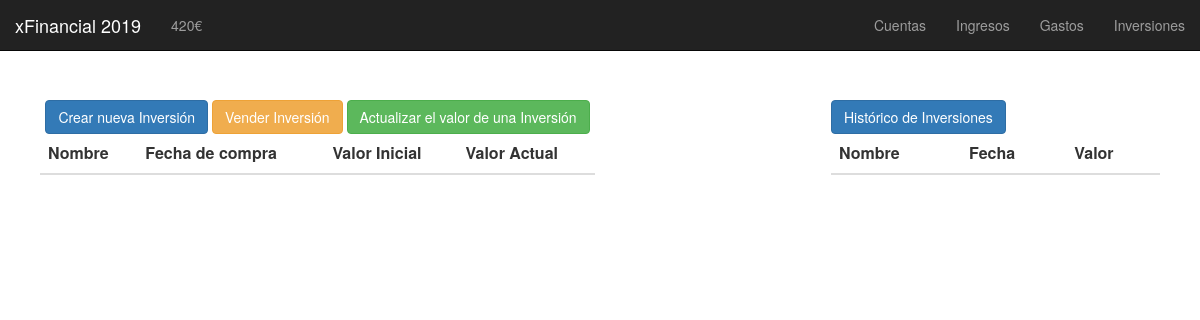
/inversiones.php, run on an earlier commit of the app's database.
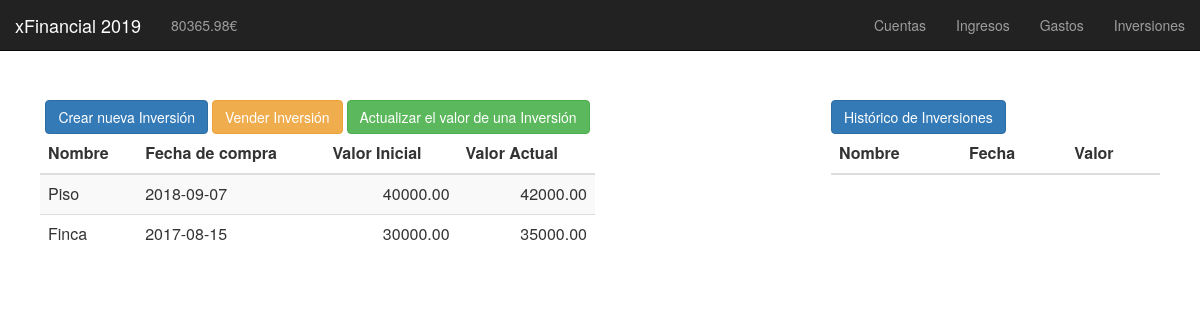
And on a later commit of the database.
### tables this page shows
CREATE TABLE inversiones (
	id INT PRIMARY KEY AUTO_INCREMENT,
    nombre VARCHAR(30),
    valor_inicial DECIMAL(8,2),
    valor_actual DECIMAL(8,2),
    valor_venta DECIMAL(8,2),
    fecha_compra DATE,
    fecha_valor_actual DATE,
    fecha_venta DATE,
    vendida BOOLEAN
);

### modals/vender_inversion.php (the view, shortened to what this page needs)
<button type="button" class="btn btn-warning separar" data-toggle="modal" data-target="#modal_vender">
  Vender Inversión
</button>

### functions/patrimonio/mostrar_patrimonio.php (shortened to what this page needs)
<?php
$patrimonio = 0;
$res = mysql_query("SELECT * FROM cuentas")
or die(mysql_error());
while($row = mysql_fetch_array( $res )) {
    $patrimonio = $patrimonio + $row['saldo'];
}
$res2 = mysql_query("SELECT * FROM inversiones WHERE vendida = 0")
or die(mysql_error());
while($row = mysql_fetch_array( $res2 )) {
    $patrimonio = $patrimonio + $row['valor_actual'];
}
echo $patrimonio."€";
?>

### functions/inversiones/mostrar_inversiones.php
<table class="table table-striped">
    <thead>
    <tr>
        <th>Nombre</th>
        <th>Fecha de compra</th>
        <th>Valor Inicial</th>
        <th>Valor Actual</th>
    </tr>
    </thead>
<?php
$res = mysql_query("SELECT * FROM inversiones WHERE vendida LIKE 0 ORDER BY nombre DESC")
or die(mysql_error());
while($row = mysql_fetch_array( $res )) {?>
    <tr>
        <td><?php echo $row['nombre'];?></td>
        <td><?php echo $row['fecha_compra'];?></td>
        <td style="text-align:right;"><?php echo $row['valor_inicial'];?></td>
        <td style="text-align:right;"><?php echo $row['valor_actual'];?></td>
    </tr>
<?php } ?>
</table>

What changed in the data, as far as the page shows it:
added inversiones: nombre "Piso", fecha_compra "2018-09-07", valor_inicial "40000.00", valor_actual "42000.00"
added inversiones: nombre "Finca", fecha_compra "2017-08-15", valor_inicial "30000.00", valor_actual "35000.00"
Also different on the page:
$patrimonio: "420" → "80365.98"
